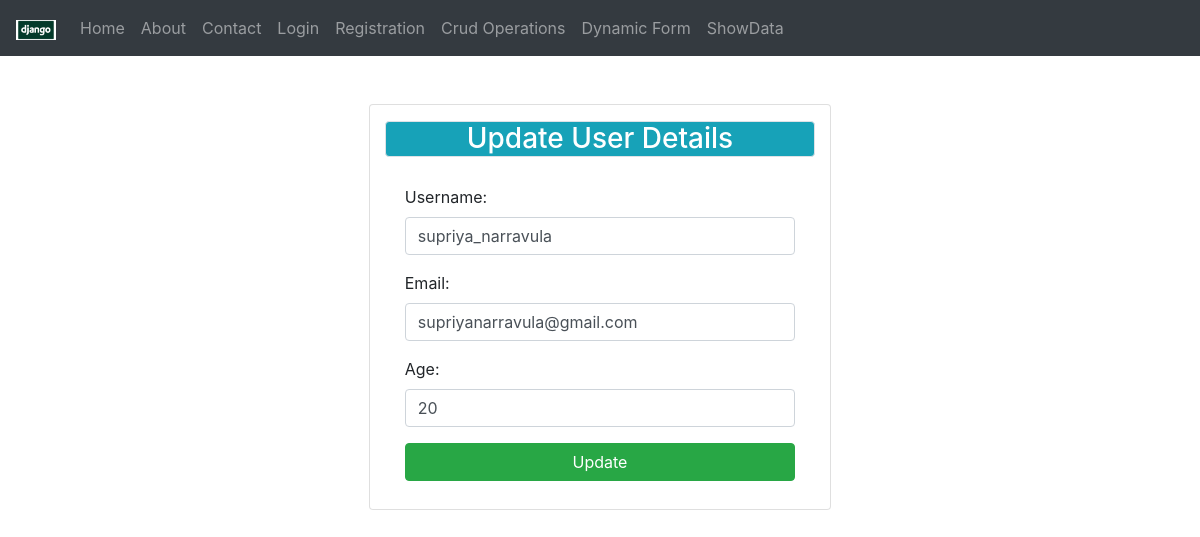
Screenshot of /e/21/ with the database file from the repository.
### Emp/models.py (models this page shows)
class UsrRg(models.Model):
	username=models.CharField(max_length=120)
	password=models.CharField(max_length=120)
	email=models.CharField(max_length=120)
	age=models.IntegerField(default=10)

### Emp/views.py (the view)
# urls.py: path('e/<int:si>/',views.userupdate,name="ue"),
def userupdate(up,si):
	t=UsrRg.objects.get(id=si)
	if up.method=="POST":
		d=Userupdate(up.POST,instance=t)
		if d.is_valid():
			d.save()
			return redirect('/showdata')
	d=Userupdate(instance=t)
	return render(up,'html/updateuser.html',{'us':d})

### Emp/forms.py
class Userupdate(forms.ModelForm):
	class Meta:
		model=UsrRg
		fields=['username','email','age']
		widgets={"username":forms.TextInput(attrs={"class":"form-control","placeholder":"Update Username","required":True,}),
		"email":forms.EmailInput(attrs={"class":"form-control","placeholder":"Update Email-Id","required":True,}),
         "age":forms.NumberInput(attrs={"class":"form-control","placeholder":"Update Age","required":True,}),
		}

### Emp/templates/html/updateuser.html (shortened to what this page needs)
{% extends 'html/header.html' %}
{% block content %}
<div class="container">
	<div class="card col-md-5 mt-5 mx-auto">
		<h3 class="bg-info text-white text-center border rounded mt-3">Update User Details</h3>
		<div class="card-body">
			<form method="POST">
				{{us.as_p}}
				<input type="submit" value="Update" class="btn btn-success btn-block my-2">
			</form>
	</div>
</div>
{% endblock %}

### rows the page displays
UsrRg: username "supriya_narravula", email "supriyanarravula@gmail.com", age "20"
